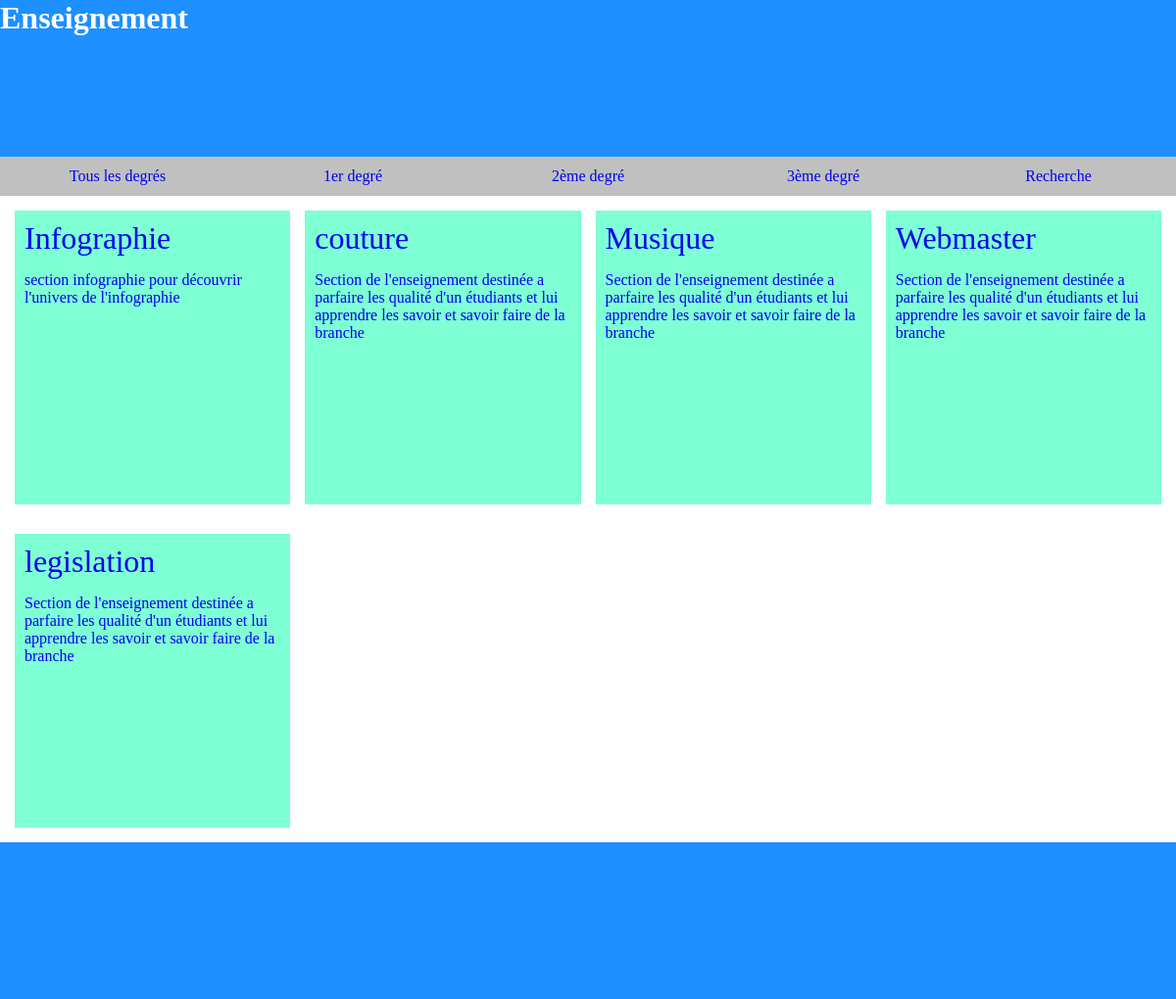
The app's page /index.php?degre=3 with its own data.
### tables this page shows
CREATE TABLE IF NOT EXISTS `options` (
  `id` int(11) NOT NULL AUTO_INCREMENT,
  `branche` varchar(100) NOT NULL,
  `description` text NOT NULL,
  `etablissement` varchar(150) NOT NULL,
  `degre` varchar(50) NOT NULL,
  `url` varchar(255) NOT NULL,
  PRIMARY KEY (`id`)
);

### index.php (the view, shortened to what this page needs)
<?php
    require "connexion.php";
?>
<!DOCTYPE html>
<html lang="en">
<head>
    <link rel="stylesheet" href="style.css">
</head>
<body>
    <header>
        <h1>Enseignement</h1>
    </header>
    <nav>
        <ul>
            <li><a href="index.php?degre=all">Tous les degrés</a></li>
            <li><a href="index.php?degre=1">1er degré</a></li>
            <li><a href="index.php?degre=2">2ème degré</a></li>
            <li><a href="index.php?degre=3">3ème degré</a></li>
            <li><a href="search.php">Recherche</a></li>
        </ul>
    </nav>
    <section>
        <?php
            if(isset($_GET['degre']))
            {
                if($_GET['degre']=="1")
                {
                    $req = $bdd->query("SELECT * FROM options WHERE degre=1");
                    while($don = $req->fetch())
                    {
                        echo '<a href="branche.php?id='.$don['id'].'" class="cards">';
                        echo '<div class="title">'.$don['branche'].'</div>';
                        echo '<div class="description">'.nl2br($don['description']).'</div>';
                        echo '</a>';
                    }
                }elseif($_GET['degre']=="3")
                {
                    $req = $bdd->query("SELECT * FROM options WHERE degre=3");
                    while($don = $req->fetch())
                    {
                        echo '<a href="branche.php?id='.$don['id'].'" class="cards">';
                        echo '<div class="title">'.$don['branche'].'</div>';
                        echo '<div class="description">'.nl2br($don['description']).'</div>';
                        echo '</a>';
                    }
                }
            }
        ?>
    </section>
    <footer></footer>
</body>
</html>

### style.css (style rules this page uses)
* { margin: 0; padding: 0; box-sizing: border-box; }
header, footer { background-color: dodgerblue; width: 100%; height: 20vh; color: white; }
nav { background-color: silver; height: 5vh; }
nav ul { display: flex; flex-wrap: wrap; list-style: none; height: 100%; }
nav ul li { flex: 1; text-align: center; line-height: 5vh; }
nav ul li a { text-decoration: none; }
section { min-height: 55vh; display: grid; grid-template-columns: repeat(4,1fr); gap: 30px 15px; padding: 15px; }
.cards { display: block; text-decoration: none; height: 300px; background-color: aquamarine; padding: 10px; }
.cards .title { font-size: 2em; margin-bottom: 15px; }

### records on screen
options: branche "Infographie", description "section infographie pour découvrir l'univers de l'infographie"
options: branche "couture", description "Section de l'enseignement destinée a parfaire les qualité d'un étudiants et lui apprendre les savoir et savoir faire de la branche"
options: branche "Musique", description "Section de l'enseignement destinée a parfaire les qualité d'un étudiants et lui apprendre les savoir et savoir faire de la branche"
options: branche "Webmaster", description "Section de l'enseignement destinée a parfaire les qualité d'un étudiants et lui apprendre les savoir et savoir faire de la branche"
options: branche "legislation", description "Section de l'enseignement destinée a parfaire les qualité d'un étudiants et lui apprendre les savoir et savoir faire de la branche"
